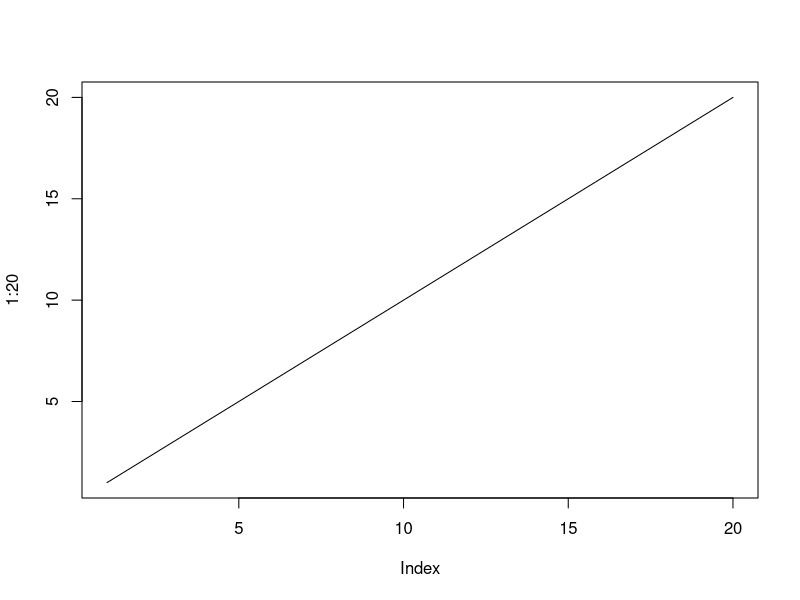
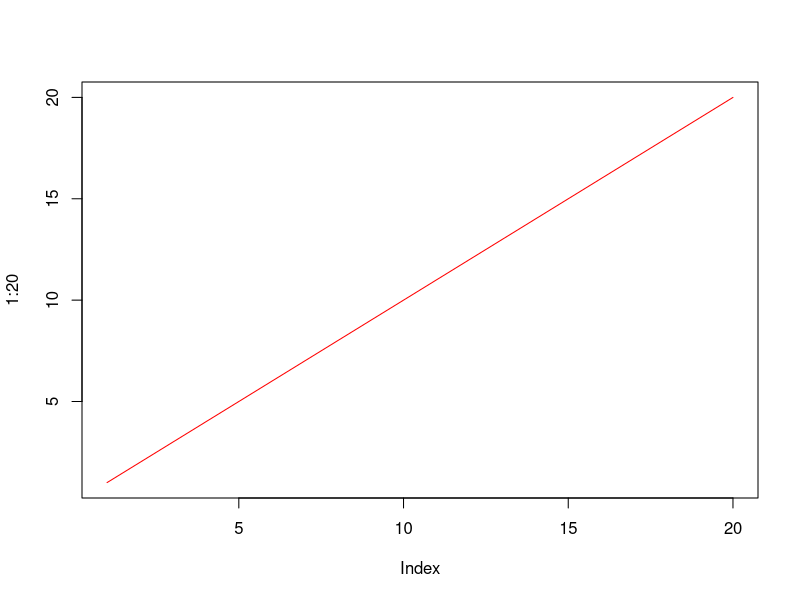
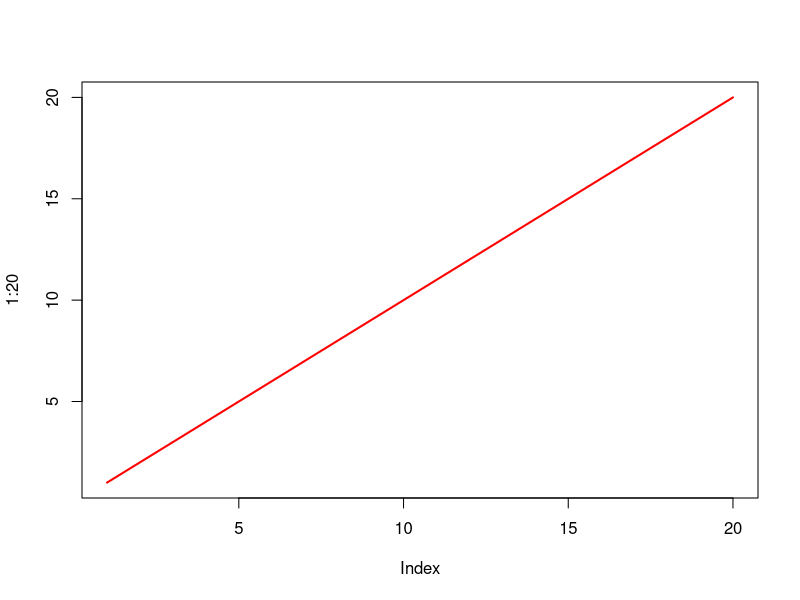
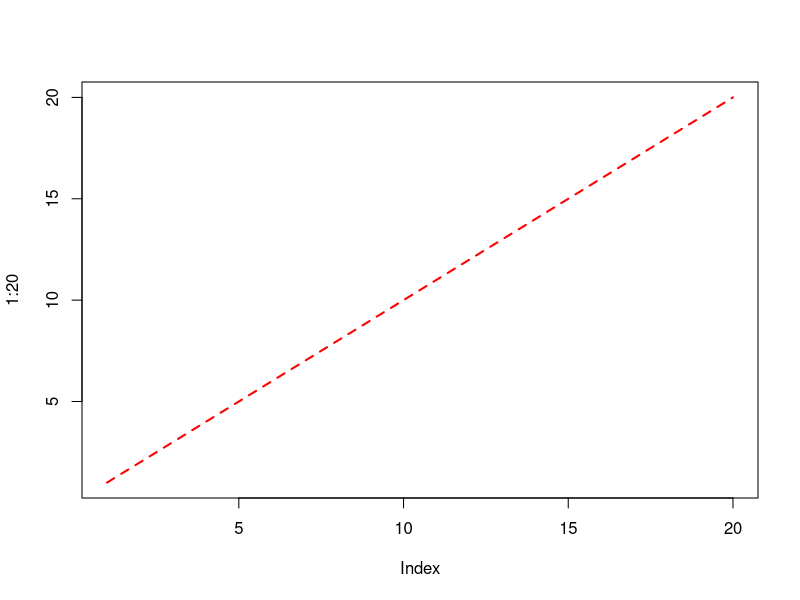
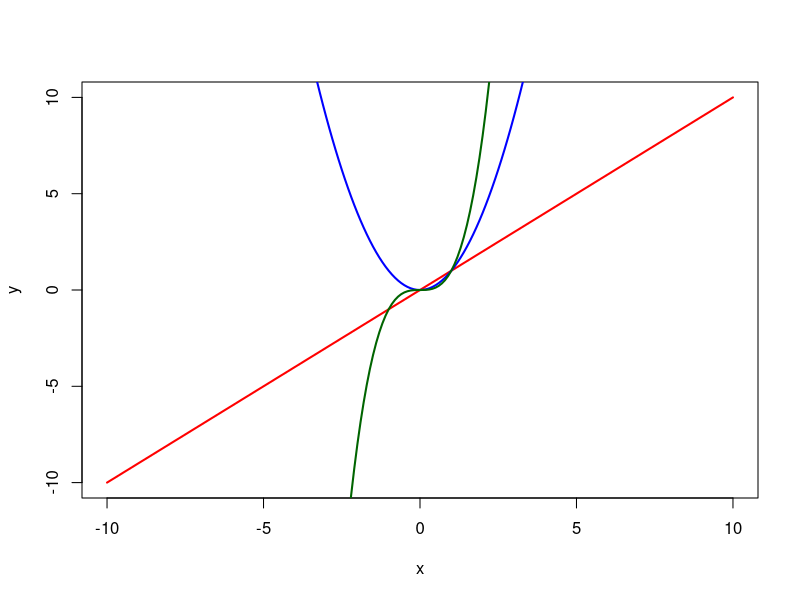

These charts were generated, in order, by the following R code:
# To create line graphs, you can also use plot() with type = "l".

plot(1:20, type="l")

# To change the colour of a line, use the col parameter.

plot(1:20, type="l", col="red")

# Line width can be adjusted by using the lwd parameter.

plot(1:20, type="l", col="red", lwd=2)

# To change the style of a line, use the lty parameter.
# The lty parameter must have a value between 0 and 6.
# Each number corresponds to a different style.

plot(1:20, type="l", col="red", lwd=2, lty=2)

# To display multiple lines in a graph, use the plot() function along with the lines() function.

# To easily display lines that follow a mathematical formula, define your range of x-values and create variables for each line by setting them as the formula.

x <- seq(-10, 10, by=0.1)

y1 <- x
y2 <- x^2
y3 <- x^3

plot(x,y1, type="l", col="red", lwd=2, xlab="x", ylab="y")

lines(x, y2, type="l", col="blue", lwd=2, xlab="x", ylab="y")

lines(x, y3, type="l", col="darkgreen", lwd=2, xlab="x", ylab="y")
